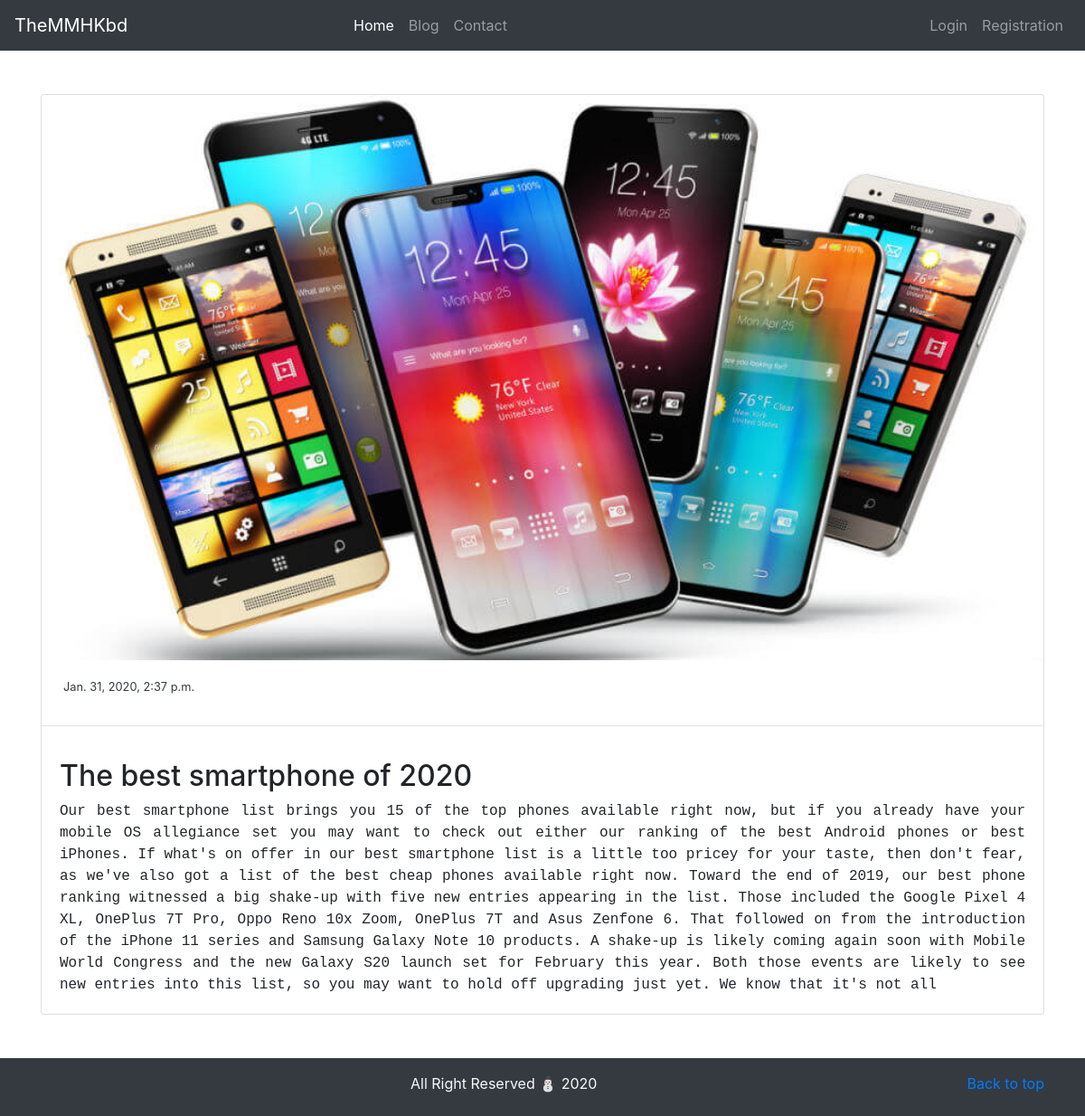
Page /blog/3/ on the committed database.
### blog/models.py (models this page shows, shortened)
class allpost(models.Model):
    img=models.ImageField(upload_to='pimage/')
    ptitle=models.CharField(max_length=150)
    post=models.TextField(max_length=1000)
    up_date=models.DateTimeField()

### blog/views.py (the view)
# urls.py: path('<int:post_id>/',views.details,name='pdetails'),
def details(request,post_id):
    post_view=get_object_or_404(allpost,pk=post_id)
    return render(request,'details.html',{'post_view':post_view})

### blog/templates/details.html
{% extends 'base.html' %}
{% block content %}
<div class="card mb-5 mt-5">
  <img src="{{ post_view.img.url }}" class="card-img-top" alt="...">
    <p class="card-text ml-4 mt-3"><small class="text-dark">{{ post_view.up_date}}</small></p>
    <hr>
  <div class="card-body">
    <h2>{{ post_view.ptitle }}</h2>
    <p class="text-break text-monospace card-text text-justify">{{ post_view.post }}</p>
  </div>
</div>
{% endblock %}

### rows in the picture
allpost: img (picture), up_date "Jan. 31, 2020, 2:37 p.m.", ptitle "The best smartphone of 2020", post "Our best smartphone list brings you 15 of the top phones available right now, but if you already have your mobile OS allegiance set you may want to check out either our ranking of the best Android phones or best iPhones. If what's on offer in our best smartphone list is a little too pricey for your taste, then don't fear, as we've also got a list of the best cheap phones available right now. Toward the end of 2019, our best phone ranking witnessed a big shake-up with five new entries appearing in the list. Those included the Google Pixel 4 XL, OnePlus 7T Pro, Oppo Reno 10x Zoom, OnePlus 7T and Asus Zenfone 6. That followed on from the introduction of the iPhone 11 series and Samsung Galaxy…"
